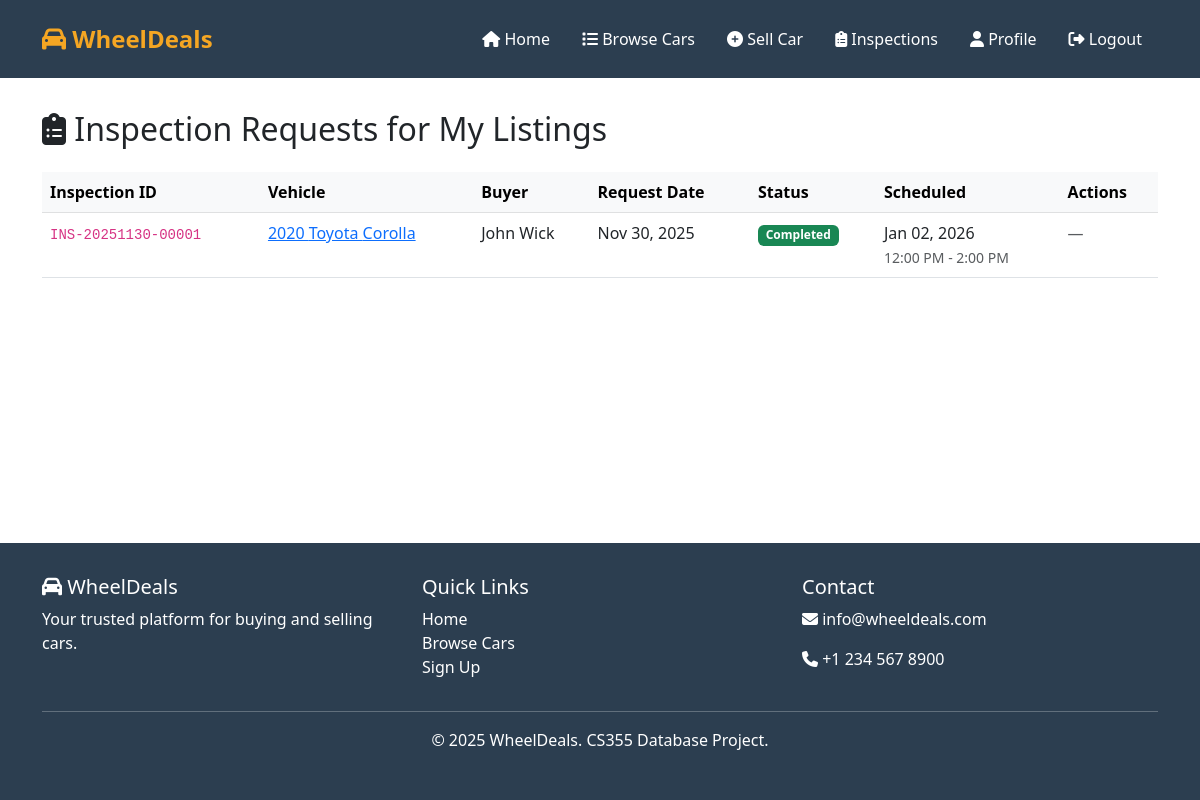
Screenshot of /inspections/seller/requests/ (signed in) with the database file from the repository.
### inspections/models.py (models this page shows, shortened)
class InspectionRequest(models.Model):
    STATUS_CHOICES = [
        ("requested", "Requested"),
        ("accepted", "Accepted"),
        ("rejected", "Rejected"),
        ("scheduled", "Scheduled"),
        ("assigned", "Assigned"),
        ("in_progress", "In Progress"),
        ("completed", "Completed"),
    ]
    TIME_SLOT_CHOICES = [
        ("08:00-10:00", "8:00 AM - 10:00 AM"),
        ("10:00-12:00", "10:00 AM - 12:00 PM"),
        ("12:00-14:00", "12:00 PM - 2:00 PM"),
        ("14:00-16:00", "2:00 PM - 4:00 PM"),
        ("16:00-18:00", "4:00 PM - 6:00 PM"),
    ]
    inspection_id = models.CharField(max_length=20, unique=True, editable=False)
    car = models.ForeignKey(
        Car, on_delete=models.CASCADE, related_name="inspection_requests"
    )
    buyer = models.ForeignKey(
        settings.AUTH_USER_MODEL,
        on_delete=models.CASCADE,
        related_name="requested_inspections",
    )
    seller = models.ForeignKey(
        settings.AUTH_USER_MODEL,
        on_delete=models.CASCADE,
        related_name="received_inspection_requests",
    )
    inspector = models.ForeignKey(
        settings.AUTH_USER_MODEL,
        on_delete=models.SET_NULL,
        null=True,
        blank=True,
        related_name="assigned_inspections",
    )
    status = models.CharField(
        max_length=15, choices=STATUS_CHOICES, default="requested"
    )
    requested_date = models.DateTimeField(auto_now_add=True)
    scheduled_date = models.DateField(null=True, blank=True)
    scheduled_time_slot = models.CharField(
        max_length=15, choices=TIME_SLOT_CHOICES, null=True, blank=True
    )
    inspection_cost = models.DecimalField(
        max_digits=10, decimal_places=2, default=50.00
    )
    payment_method = models.CharField(max_length=50, default="Cash on Delivery")
    rejection_reason = models.TextField(blank=True, null=True)
    updated_at = models.DateTimeField(auto_now=True)
    class Meta:
        db_table = "inspections_inspectionrequest"
        ordering = ["-requested_date"]
        verbose_name = "Inspection Request"
        verbose_name_plural = "Inspection Requests"

### cars/models.py (models this page shows, shortened)
class Car(models.Model):
    TRANSMISSION_CHOICES = [
        ("automatic", "Automatic"),
        ("manual", "Manual"),
    ]
    FUEL_CHOICES = [
        ("petrol", "Petrol"),
        ("diesel", "Diesel"),
        ("electric", "Electric"),
        ("hybrid", "Hybrid"),
    ]
    STATUS_CHOICES = [
        ("pending", "Pending Review"),
        ("published", "Published"),
        ("declined", "Declined"),
    ]
    make = models.CharField(max_length=100)
    model = models.CharField(max_length=100)
    year = models.IntegerField()
    price = models.DecimalField(max_digits=10, decimal_places=2)
    mileage = models.IntegerField(
        null=True, blank=True, help_text="Mileage in kilometers"
    )
    color = models.CharField(max_length=50, blank=True)
    transmission = models.CharField(
        max_length=20, choices=TRANSMISSION_CHOICES, default="automatic"
    )
    fuel_type = models.CharField(max_length=20, choices=FUEL_CHOICES, default="petrol")
    description = models.TextField(blank=True)
    image1 = models.ImageField(upload_to="cars/", null=True, blank=True)
    image2 = models.ImageField(upload_to="cars/", null=True, blank=True)
    image3 = models.ImageField(upload_to="cars/", null=True, blank=True)
    seller = models.ForeignKey(
        settings.AUTH_USER_MODEL, on_delete=models.CASCADE, related_name="cars"
    )
    date_posted = models.DateTimeField(default=timezone.now)
    is_sold = models.BooleanField(default=False)
    views = models.IntegerField(default=0)
    status = models.CharField(
        max_length=20,
        choices=STATUS_CHOICES,
        default="pending",
        help_text="Moderation status of the listing",
    )
    declined_reason = models.TextField(
        blank=True, help_text="Reason for declining the listing"
    )
    viewed_by = models.ManyToManyField(
        settings.AUTH_USER_MODEL,
        related_name="viewed_cars",
        blank=True,
        help_text="Users who have viewed this car",
    )
    class Meta:
        db_table = "cars_car"
        ordering = ["-date_posted"]
        verbose_name = "Car"
        verbose_name_plural = "Cars"

### users/models.py (models this page shows, shortened)
class CustomUser(AbstractUser):
    ROLE_CHOICES = [
        ("buyer", "Buyer"),
        ("seller", "Seller"),
        ("inspector", "Inspector"),
        ("admin", "Admin"),
    ]
    phone = models.CharField(max_length=15, blank=True, null=True)
    city = models.CharField(max_length=100, blank=True, null=True)
    is_guest = models.BooleanField(default=False, help_text="Is this a guest user?")
    role = models.CharField(
        max_length=10,
        choices=ROLE_CHOICES,
        default="buyer",
        help_text="User role: Buyer can search/view ads, Seller can post/manage ads, Inspector can perform vehicle inspections",
    )
    def is_buyer(self):
        return self.role == "buyer"
    def is_seller(self):
        return self.role == "seller"
    def is_inspector(self):
        return self.role == "inspector"
    def is_admin(self):
        return self.role == "admin"
    class Meta:
        db_table = "users_customuser"
        verbose_name = "User"
        verbose_name_plural = "Users"

### inspections/views.py (the view)
@login_required
def seller_inspection_requests(request):
    if not request.user.is_seller():
        messages.error(request, "Only sellers can access this page.")
        return redirect("home")
    inspection_requests = InspectionRequest.objects.filter(
        seller=request.user
    ).select_related("car", "buyer")
    context = {"requests": inspection_requests}
    return render(request, "inspections/seller_requests.html", context)

### templates/inspections/seller_requests.html (shortened to what this page needs)
{% extends 'base.html' %}
{% block content %}
<div class="container">
    <h2 class="mb-4"><i class="fas fa-clipboard-list"></i> Inspection Requests for My Listings</h2>
    {% if requests %}
    <div class="table-responsive">
        <table class="table table-hover">
            <thead class="table-light">
                <tr>
                    <th>Inspection ID</th>
                    <th>Vehicle</th>
                    <th>Buyer</th>
                    <th>Request Date</th>
                    <th>Status</th>
                    <th>Scheduled</th>
                    <th>Actions</th>
                </tr>
            </thead>
            <tbody>
                {% for inspection in requests %}
                <tr>
                    <td><code>{{ inspection.inspection_id }}</code></td>
                    <td>
                        <a href="{% url 'car_detail' inspection.car.pk %}">
                            {{ inspection.car.year }} {{ inspection.car.make }} {{ inspection.car.model }}
                        </a>
                    </td>
                    <td>{{ inspection.buyer.get_full_name|default:inspection.buyer.username }}</td>
                    <td>{{ inspection.requested_date|date:"M d, Y" }}</td>
                    <td>
                        {% if inspection.status == 'requested' %}
                        <span class="badge bg-warning text-dark">Pending</span>
                        {% elif inspection.status == 'accepted' %}
                        <span class="badge bg-info">Accepted</span>
                        {% elif inspection.status == 'rejected' %}
                        <span class="badge bg-danger">Rejected</span>
                        {% elif inspection.status == 'scheduled' %}
                        <span class="badge bg-primary">Scheduled</span>
                        {% elif inspection.status == 'assigned' %}
                        <span class="badge bg-secondary">Assigned to Inspector</span>
                        {% elif inspection.status == 'in_progress' %}
                        <span class="badge bg-info">In Progress</span>
                        {% elif inspection.status == 'completed' %}
                        <span class="badge bg-success">Completed</span>
                        {% endif %}
                    </td>
                    <td>
                        {% if inspection.scheduled_date %}
                        {{ inspection.scheduled_date|date:"M d, Y" }}<br>
                        <small class="text-muted">{{ inspection.get_scheduled_time_slot_display }}</small>
                        {% else %}
                        <span class="text-muted">Not scheduled</span>
                        {% endif %}
                    </td>
                    <td>
                        {% if inspection.status == 'requested' %}
                        <a href="{% url 'accept_inspection' inspection.inspection_id %}" class="btn btn-success btn-sm">
                            <i class="fas fa-check"></i> Accept
                        </a>
                        <a href="{% url 'reject_inspection' inspection.inspection_id %}" class="btn btn-danger btn-sm">
                            <i class="fas fa-times"></i> Reject
                        </a>
                        {% elif inspection.status == 'rejected' %}
                        <small class="text-muted">Reason: {{ inspection.rejection_reason }}</small>
                        {% else %}
                        <span class="text-muted">—</span>
                        {% endif %}
                    </td>
                </tr>
                {% endfor %}
            </tbody>
        </table>
    </div>
    {% else %}
    <div class="alert alert-info">
        <i class="fas fa-info-circle"></i> No inspection requests yet. Buyers can request inspections from your car listings.
    </div>
    {% endif %}
</div>
{% endblock %}

### templates/base.html (style rules this page uses)
:root { --primary-color: #4A90E2; --secondary-color: #F5A623; --dark-color: #2C3E50; --light-color: #ECF0F1; }
body { font-family: 'Segoe UI', Tahoma, Geneva, Verdana, sans-serif; min-height: 100vh; display: flex; flex-direction: column; }

### rows the page displays
InspectionRequest: inspection_id "INS-20251130-00001", car.year "2020", car.make "Toyota", car.model "Corolla", buyer.get_full_name "John Wick", requested_date "Nov 30, 2025", status "Completed", scheduled_date "Jan 02, 2026", scheduled_time_slot "12:00 PM - 2:00 PM"
